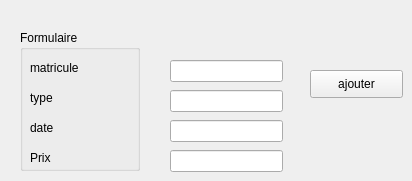
         <widget class="QWidget" name="tab_29">
          <attribute name="title">
           <string>Ajouter une voiture</string>
          </attribute>
          <widget class="QGroupBox" name="groupBox_8">
           <property name="geometry">
            <rect>
             <x>20</x>
             <y>30</y>
             <width>120</width>
             <height>141</height>
            </rect>
           </property>
           <property name="title">
            <string>Formulaire</string>
           </property>
           <widget class="QLabel" name="label_63">
            <property name="geometry">
             <rect>
              <x>10</x>
              <y>30</y>
              <width>71</width>
              <height>16</height>
             </rect>
            </property>
            <property name="text">
             <string>matricule</string>
            </property>
           </widget>
           <widget class="QLabel" name="label_64">
            <property name="geometry">
             <rect>
              <x>10</x>
              <y>60</y>
              <width>56</width>
              <height>16</height>
             </rect>
            </property>
            <property name="text">
             <string>type</string>
            </property>
           </widget>
           <widget class="QLabel" name="label_65">
            <property name="geometry">
             <rect>
              <x>10</x>
              <y>90</y>
              <width>56</width>
              <height>16</height>
             </rect>
            </property>
            <property name="text">
             <string>date</string>
            </property>
           </widget>
          </widget>
          <widget class="QLineEdit" name="le_matricule">
           <property name="geometry">
            <rect>
             <x>170</x>
             <y>60</y>
             <width>113</width>
             <height>22</height>
            </rect>
           </property>
          </widget>
          <widget class="QLineEdit" name="le_type_2">
           <property name="geometry">
            <rect>
             <x>170</x>
             <y>90</y>
             <width>113</width>
             <height>22</height>
            </rect>
           </property>
          </widget>
          <widget class="QLineEdit" name="le_date">
           <property name="geometry">
            <rect>
             <x>170</x>
             <y>120</y>
             <width>113</width>
             <height>22</height>
            </rect>
           </property>
          </widget>
          <widget class="QPushButton" name="pb_ajouter6">
           <property name="geometry">
            <rect>
             <x>310</x>
             <y>70</y>
             <width>93</width>
             <height>28</height>
            </rect>
           </property>
           <property name="text">
            <string>ajouter</string>
           </property>
          </widget>
          <widget class="QLabel" name="label_66">
           <property name="geometry">
            <rect>
             <x>30</x>
             <y>150</y>
             <width>56</width>
             <height>16</height>
            </rect>
           </property>
           <property name="text">
            <string>Prix</string>
           </property>
          </widget>
          <widget class="QLineEdit" name="le_prix">
           <property name="geometry">
            <rect>
             <x>170</x>
             <y>150</y>
             <width>113</width>
             <height>22</height>
            </rect>
           </property>
          </widget>
         </widget>
